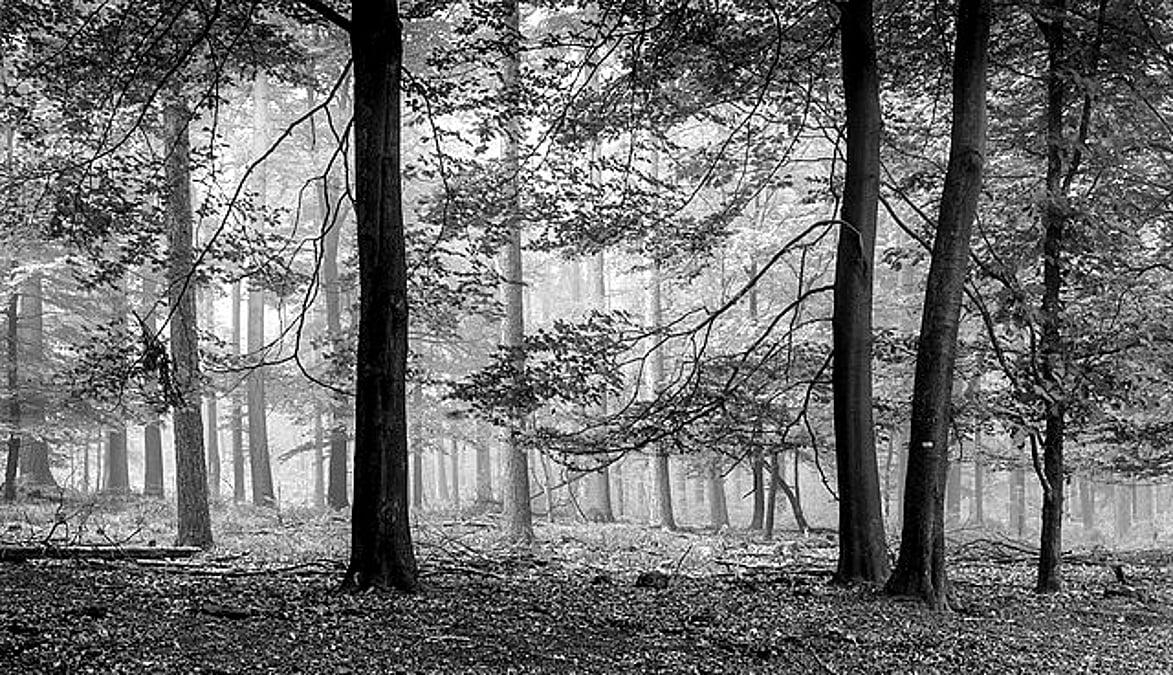
#> input picture assign_13/img/img_3.jpeg, 1173 x 675 px, found by its file name
$ python 6_all_hpf.py
#> lines starting #> are read from the running program, lines starting #| are printed output that depends on the picture
import cv2
import numpy as np
import matplotlib.pyplot as plt

# ==========================================
# Read SINGLE image
# ==========================================
img = cv2.imread("img_3.jpeg", cv2.IMREAD_GRAYSCALE)
#> img is the input picture: shape (675, 1173); min 0, max 255, mean 111.9

if img is None:
    raise FileNotFoundError("Image not found!")

# ==========================================
# Fourier Transform
# ==========================================
F = np.fft.fft2(img)
F_shift = np.fft.fftshift(F)

# Image dimensions
rows, cols = img.shape
#> rows = 675; cols = 1173
crow, ccol = rows // 2, cols // 2
#> crow = 337; ccol = 586

# ==========================================
# Distance matrix
# ==========================================
u = np.arange(cols)
#> u = 1173 values from 0 to 1172
v = np.arange(rows)
#> v = 675 values from 0 to 674

U, V = np.meshgrid(u, v)

D = np.sqrt((U - ccol) ** 2 + (V - crow) ** 2)

# ==========================================
# Cutoff frequency
# ==========================================
D0 = 50

# Butterworth order
n = 2

# Avoid division by zero
D[D == 0] = 1e-5

# ==========================================
# 1. IDEAL HIGH-PASS FILTER
# ==========================================
H_ideal = np.zeros((rows, cols))

H_ideal[D > D0] = 1

# Apply filter
F_ideal = F_shift * H_ideal

# Inverse FFT
img_ideal = np.fft.ifft2(np.fft.ifftshift(F_ideal))

img_ideal = np.abs(img_ideal)
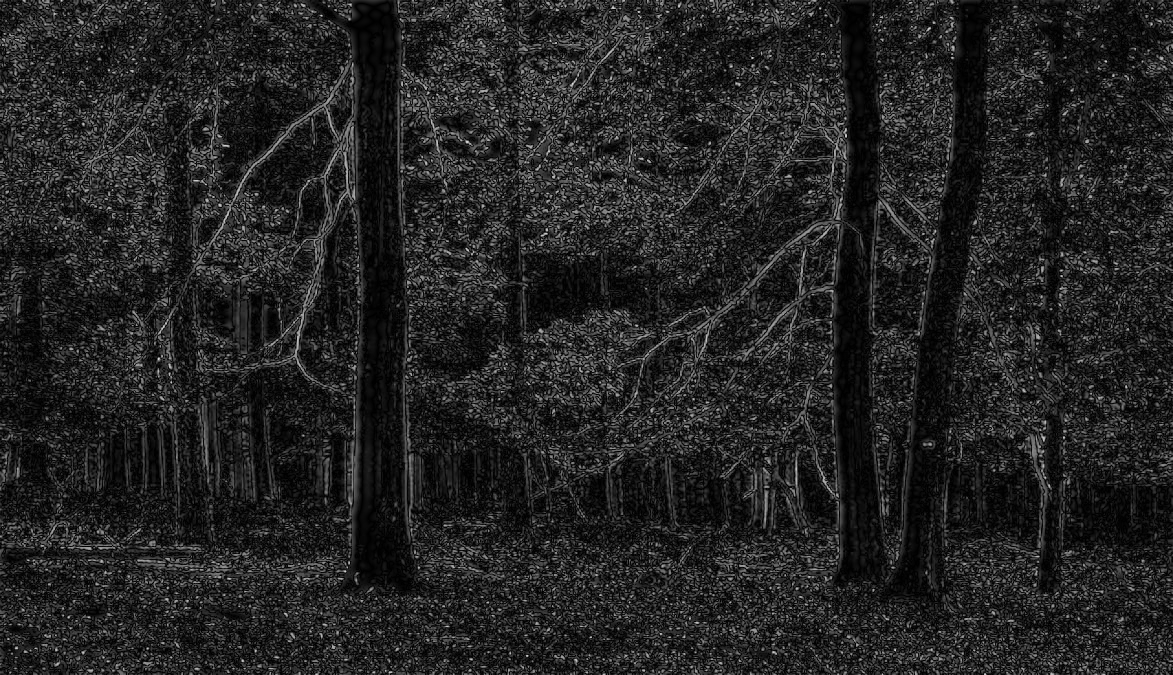
#> img_ideal: shape (675, 1173) float64; min 5.49e-05, max 217.1, mean 35.7

# ==========================================
# 2. BUTTERWORTH HIGH-PASS FILTER
# ==========================================
H_butterworth = 1 / (1 + (D0 / D) ** (2 * n))

# Apply filter
F_butterworth = F_shift * H_butterworth

# Inverse FFT
img_butterworth = np.fft.ifft2(np.fft.ifftshift(F_butterworth))

img_butterworth = np.abs(img_butterworth)

# ==========================================
# 3. GAUSSIAN HIGH-PASS FILTER
# ==========================================
H_gaussian = 1 - np.exp(-(D**2) / (2 * D0**2))

# Apply filter
F_gaussian = F_shift * H_gaussian

# Inverse FFT
img_gaussian = np.fft.ifft2(np.fft.ifftshift(F_gaussian))

img_gaussian = np.abs(img_gaussian)

# ==========================================
# Fourier Spectrums
# ==========================================
spectrum_ideal = np.log(1 + np.abs(F_ideal))
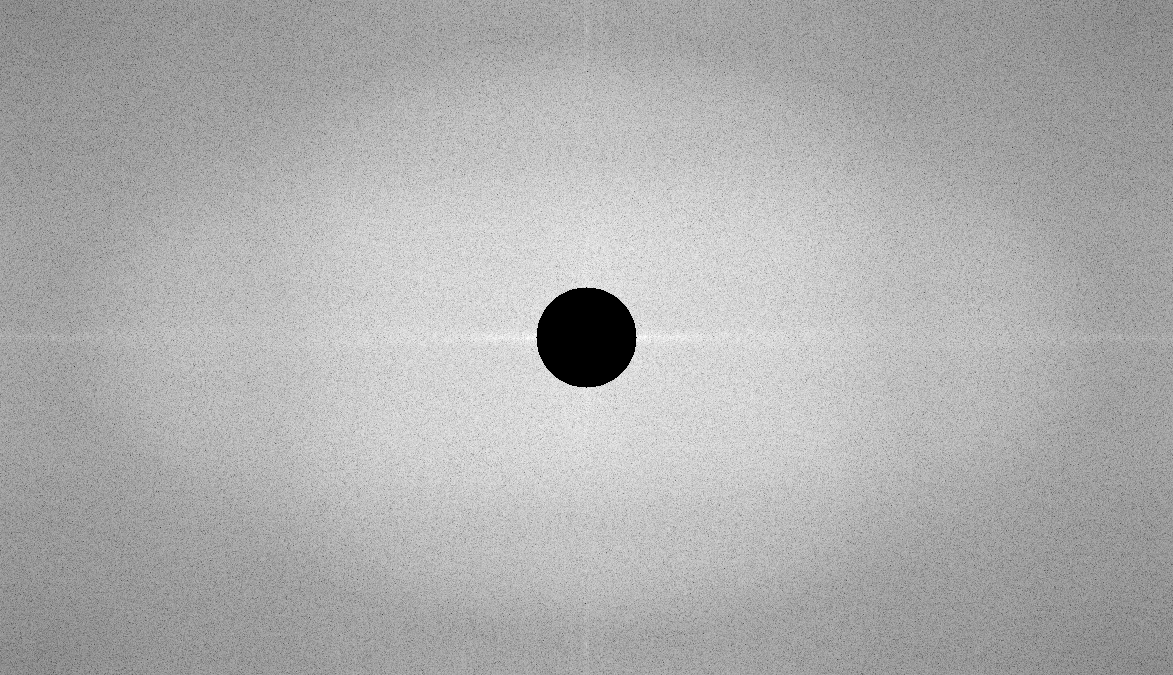
#> spectrum_ideal: shape (675, 1173) float64; min 0, max 13.41, mean 9.17; drawn with min black and max white

spectrum_butterworth = np.log(1 + np.abs(F_butterworth))

spectrum_gaussian = np.log(1 + np.abs(F_gaussian))

# ==========================================
# DISPLAY RESULTS
# ==========================================

plt.figure(figsize=(15, 12))

# Original image
plt.subplot(4, 4, 1)
plt.imshow(img, cmap="gray")
plt.title("Original Image")
plt.axis("off")

# Original Fourier spectrum
plt.subplot(4, 4, 2)
plt.imshow(np.log(1 + np.abs(F_shift)), cmap="gray")
plt.title("Original FT")
plt.axis("off")

# Ideal filter
plt.subplot(4, 4, 3)
plt.imshow(H_ideal, cmap="gray")
plt.title("Ideal HPF")
plt.axis("off")

# Ideal result
plt.subplot(4, 4, 4)
plt.imshow(img_ideal, cmap="gray")
plt.title("Ideal HPF Result")
plt.axis("off")


# Butterworth filter
plt.subplot(4, 4, 5)
plt.imshow(H_butterworth, cmap="gray")
plt.title(f"Butterworth HPF (n={n})")
plt.axis("off")

# Butterworth result
plt.subplot(4, 4, 6)
plt.imshow(img_butterworth, cmap="gray")
plt.title("Butterworth Result")
plt.axis("off")

# Butterworth spectrum
plt.subplot(4, 4, 7)
plt.imshow(spectrum_butterworth, cmap="gray")
plt.title("Butterworth FT")
plt.axis("off")


# Gaussian filter
plt.subplot(4, 4, 9)
plt.imshow(H_gaussian, cmap="gray")
plt.title("Gaussian HPF")
plt.axis("off")

# Gaussian result
plt.subplot(4, 4, 10)
plt.imshow(img_gaussian, cmap="gray")
plt.title("Gaussian Result")
plt.axis("off")

# Gaussian spectrum
plt.subplot(4, 4, 11)
plt.imshow(spectrum_gaussian, cmap="gray")
plt.title("Gaussian FT")
plt.axis("off")

# Ideal spectrum
plt.subplot(4, 4, 12)
plt.imshow(spectrum_ideal, cmap="gray")
plt.title("Ideal HPF FT")
plt.axis("off")

plt.tight_layout()
plt.show()
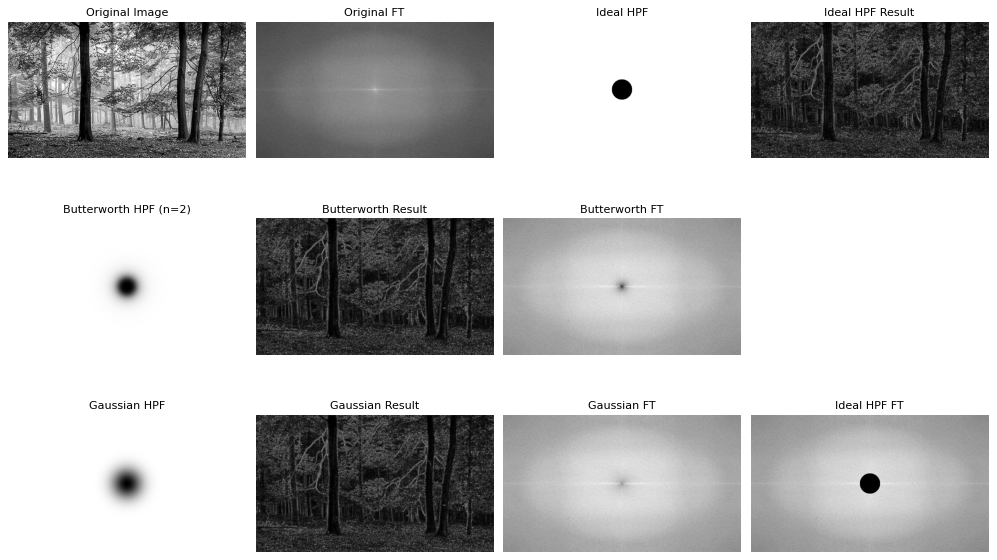
#> figure drawn by matplotlib, 11 panels

$ run again, with assign_13/img/img_2.jpeg copied over assign_13/img/img_3.jpeg
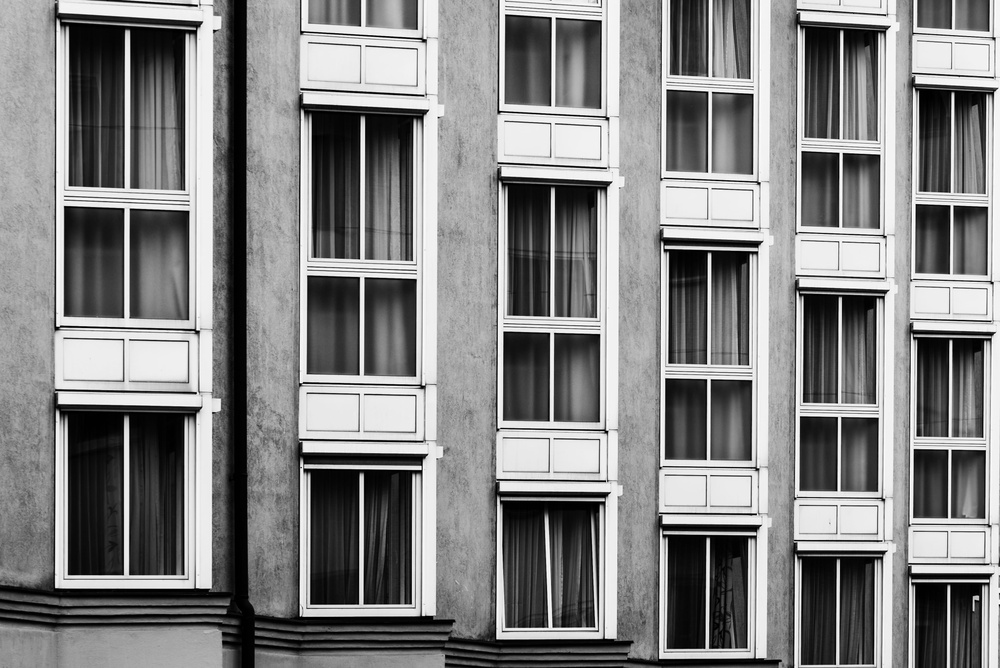
#> input picture assign_13/img/img_2.jpeg, 1000 x 668 px, shrunk from 4098 x 2736 before the run, found by its file name
#> img is the input picture: shape (668, 1000); min 0, max 255, mean 130.8
#> `img_gaussian = np.abs(img_gaussian)`:
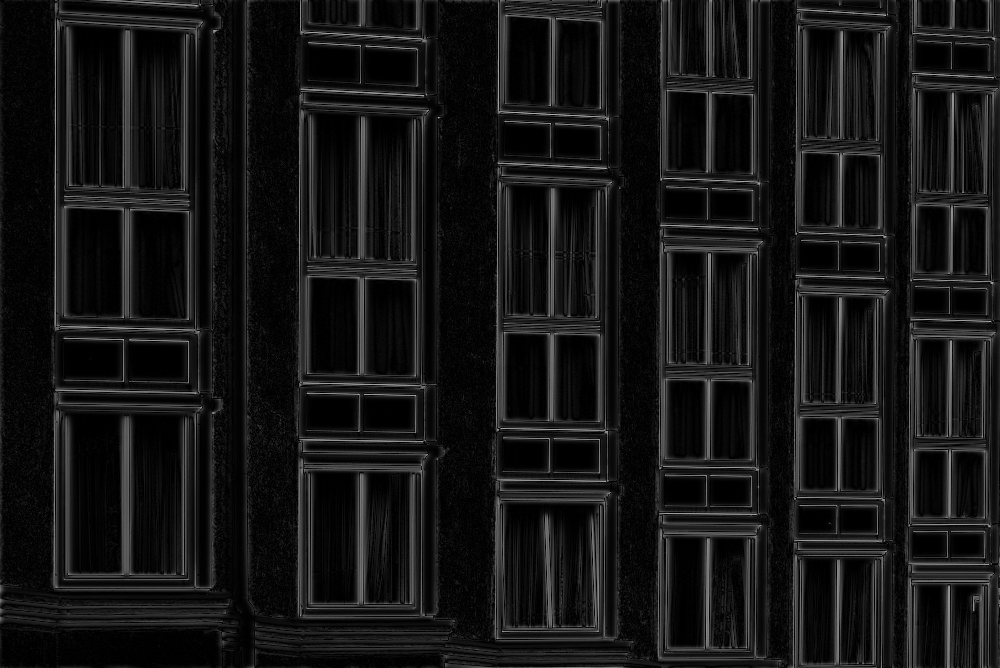
#> img_gaussian: shape (668, 1000) float64; min 1.06e-05, max 191.9, mean 21.2
#> `spectrum_ideal = np.log(1 + np.abs(F_ideal))`:
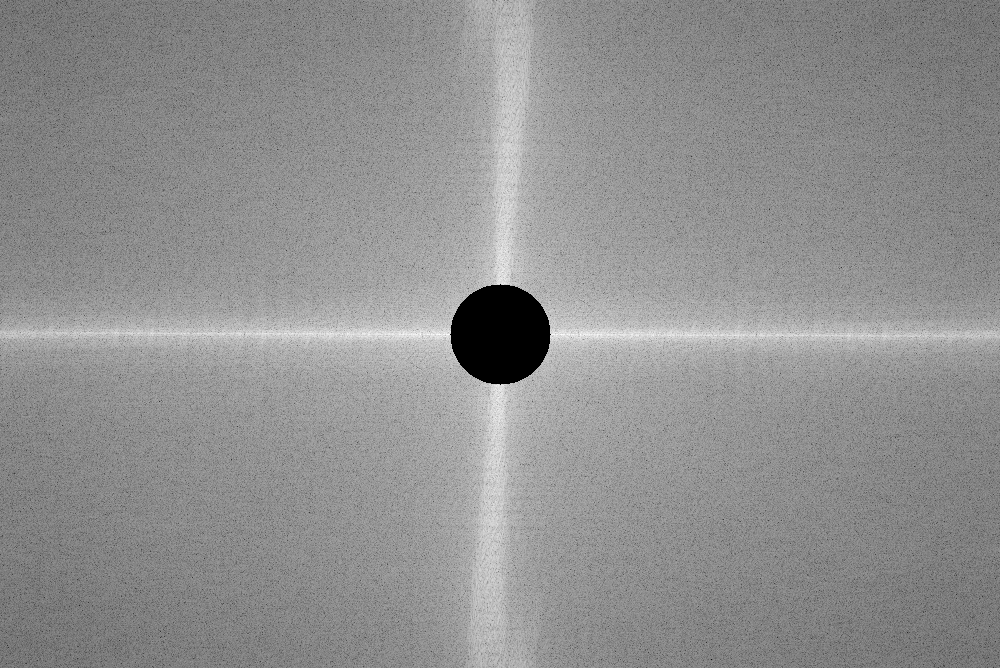
#> spectrum_ideal: shape (668, 1000) float64; min 0, max 14.43, mean 8.18; drawn with min black and max white
